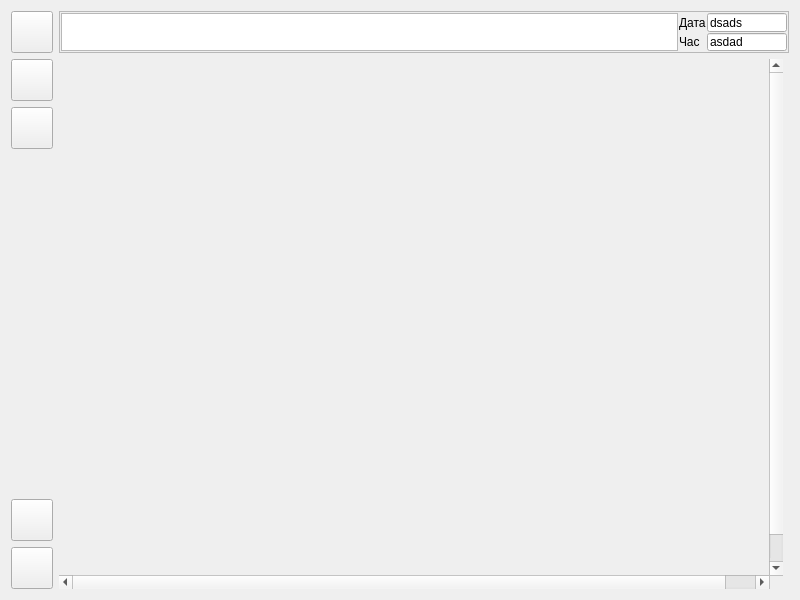
<?xml version="1.0" encoding="UTF-8"?>
<ui version="4.0">
 <class>Form</class>
 <widget class="QWidget" name="Form">
  <property name="geometry">
   <rect>
    <x>0</x>
    <y>0</y>
    <width>800</width>
    <height>600</height>
   </rect>
  </property>
  <property name="minimumSize">
   <size>
    <width>800</width>
    <height>600</height>
   </size>
  </property>
  <property name="maximumSize">
   <size>
    <width>2560</width>
    <height>2560</height>
   </size>
  </property>
  <property name="windowTitle">
   <string>Scada</string>
  </property>
  <property name="windowIcon">
   <iconset resource="../../lib/picture.qrc">
    <normaloff>:/butons/pict/logo_32x32.png</normaloff>:/butons/pict/logo_32x32.png</iconset>
  </property>
  <layout class="QGridLayout">
   <item row="0" column="0">
    <widget class="QPushButton" name="bn_showAlert">
     <property name="minimumSize">
      <size>
       <width>42</width>
       <height>42</height>
      </size>
     </property>
     <property name="maximumSize">
      <size>
       <width>42</width>
       <height>42</height>
      </size>
     </property>
     <property name="icon">
      <iconset resource="../../lib/picture.qrc">
       <normaloff>:/butons/pict/alarm_32x32.png</normaloff>:/butons/pict/alarm_32x32.png</iconset>
     </property>
     <property name="iconSize">
      <size>
       <width>32</width>
       <height>32</height>
      </size>
     </property>
    </widget>
   </item>
   <item row="1" column="0">
    <widget class="QPushButton" name="Trend">
     <property name="minimumSize">
      <size>
       <width>42</width>
       <height>42</height>
      </size>
     </property>
     <property name="maximumSize">
      <size>
       <width>42</width>
       <height>42</height>
      </size>
     </property>
     <property name="icon">
      <iconset resource="../../lib/picture.qrc">
       <normaloff>:/butons/pict/thrend_32x32.png</normaloff>:/butons/pict/thrend_32x32.png</iconset>
     </property>
     <property name="iconSize">
      <size>
       <width>32</width>
       <height>32</height>
      </size>
     </property>
    </widget>
   </item>
   <item row="4" column="0">
    <widget class="QPushButton" name="About">
     <property name="minimumSize">
      <size>
       <width>42</width>
       <height>42</height>
      </size>
     </property>
     <property name="maximumSize">
      <size>
       <width>42</width>
       <height>42</height>
      </size>
     </property>
     <property name="icon">
      <iconset resource="../../lib/picture.qrc">
       <normaloff>:/butons/pict/logo_32x32.png</normaloff>:/butons/pict/logo_32x32.png</iconset>
     </property>
     <property name="iconSize">
      <size>
       <width>32</width>
       <height>32</height>
      </size>
     </property>
    </widget>
   </item>
   <item row="5" column="0">
    <widget class="QPushButton" name="Exit">
     <property name="minimumSize">
      <size>
       <width>42</width>
       <height>42</height>
      </size>
     </property>
     <property name="maximumSize">
      <size>
       <width>42</width>
       <height>42</height>
      </size>
     </property>
     <property name="text">
      <string/>
     </property>
     <property name="icon">
      <iconset resource="../../lib/picture.qrc">
       <normaloff>:/butons/pict/exit_32x32.png</normaloff>:/butons/pict/exit_32x32.png</iconset>
     </property>
     <property name="iconSize">
      <size>
       <width>32</width>
       <height>32</height>
      </size>
     </property>
    </widget>
   </item>
   <item row="3" column="0">
    <spacer>
     <property name="orientation">
      <enum>Qt::Vertical</enum>
     </property>
     <property name="sizeHint" stdset="0">
      <size>
       <width>20</width>
       <height>40</height>
      </size>
     </property>
    </spacer>
   </item>
   <item row="0" column="1" colspan="2">
    <widget class="QFrame" name="frame">
     <property name="minimumSize">
      <size>
       <width>42</width>
       <height>42</height>
      </size>
     </property>
     <property name="maximumSize">
      <size>
       <width>16777215</width>
       <height>42</height>
      </size>
     </property>
     <property name="frameShape">
      <enum>QFrame::StyledPanel</enum>
     </property>
     <property name="frameShadow">
      <enum>QFrame::Raised</enum>
     </property>
     <layout class="QGridLayout">
      <property name="sizeConstraint">
       <enum>QLayout::SetDefaultConstraint</enum>
      </property>
      <property name="margin">
       <number>1</number>
      </property>
      <property name="spacing">
       <number>1</number>
      </property>
      <item row="0" column="0" rowspan="2">
       <widget class="QTextEdit" name="AlertBrowser"/>
      </item>
      <item row="0" column="2">
       <widget class="QLineEdit" name="lineEDate">
        <property name="maximumSize">
         <size>
          <width>80</width>
          <height>16777215</height>
         </size>
        </property>
        <property name="text">
         <string>dsads</string>
        </property>
       </widget>
      </item>
      <item row="1" column="2">
       <widget class="QLineEdit" name="lineETime">
        <property name="sizePolicy">
         <sizepolicy hsizetype="Expanding" vsizetype="Fixed">
          <horstretch>0</horstretch>
          <verstretch>0</verstretch>
         </sizepolicy>
        </property>
        <property name="minimumSize">
         <size>
          <width>0</width>
          <height>0</height>
         </size>
        </property>
        <property name="maximumSize">
         <size>
          <width>80</width>
          <height>30</height>
         </size>
        </property>
        <property name="text">
         <string>asdad</string>
        </property>
       </widget>
      </item>
      <item row="0" column="1">
       <widget class="QLabel" name="label">
        <property name="text">
         <string>Дата</string>
        </property>
       </widget>
      </item>
      <item row="1" column="1">
       <widget class="QLabel" name="label_2">
        <property name="text">
         <string>Час</string>
        </property>
       </widget>
      </item>
     </layout>
    </widget>
   </item>
   <item row="2" column="0">
    <widget class="QPushButton" name="bnParm">
     <property name="sizePolicy">
      <sizepolicy hsizetype="Minimum" vsizetype="Fixed">
       <horstretch>0</horstretch>
       <verstretch>0</verstretch>
      </sizepolicy>
     </property>
     <property name="minimumSize">
      <size>
       <width>42</width>
       <height>42</height>
      </size>
     </property>
     <property name="maximumSize">
      <size>
       <width>42</width>
       <height>42</height>
      </size>
     </property>
     <property name="text">
      <string/>
     </property>
     <property name="icon">
      <iconset resource="../../lib/picture.qrc">
       <normaloff>:/butons/pict/setup_32x32.png</normaloff>:/butons/pict/setup_32x32.png</iconset>
     </property>
     <property name="iconSize">
      <size>
       <width>32</width>
       <height>32</height>
      </size>
     </property>
    </widget>
   </item>
   <item row="1" column="1" rowspan="5">
    <widget class="QScrollArea" name="scrollArea">
     <property name="frameShape">
      <enum>QFrame::NoFrame</enum>
     </property>
     <property name="widgetResizable">
      <bool>false</bool>
     </property>
     <property name="alignment">
      <set>Qt::AlignLeading|Qt::AlignLeft|Qt::AlignTop</set>
     </property>
     <widget class="QWidget" name="scrollAreaWidgetContents">
      <property name="geometry">
       <rect>
        <x>0</x>
        <y>0</y>
        <width>742</width>
        <height>546</height>
       </rect>
      </property>
     </widget>
    </widget>
   </item>
  </layout>
 </widget>
 <resources>
  <include location="../../lib/picture.qrc"/>
 </resources>
 <connections/>
</ui>
